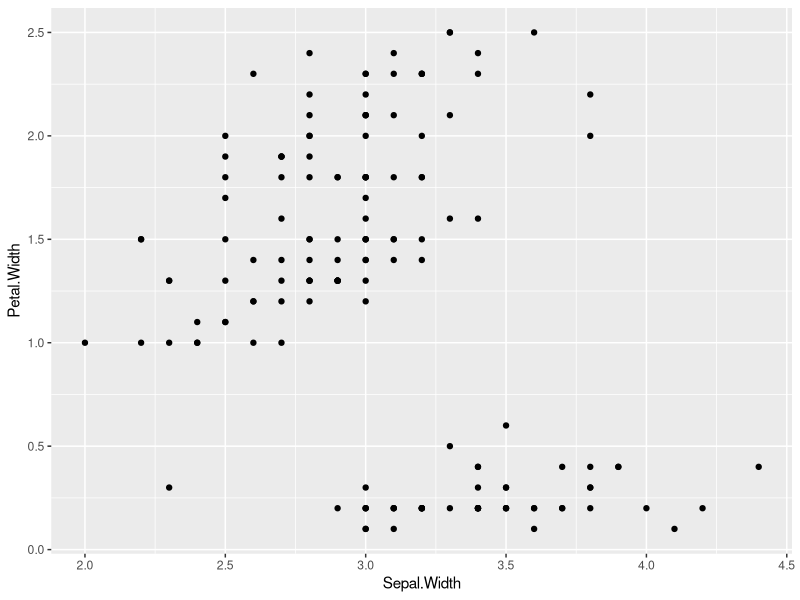
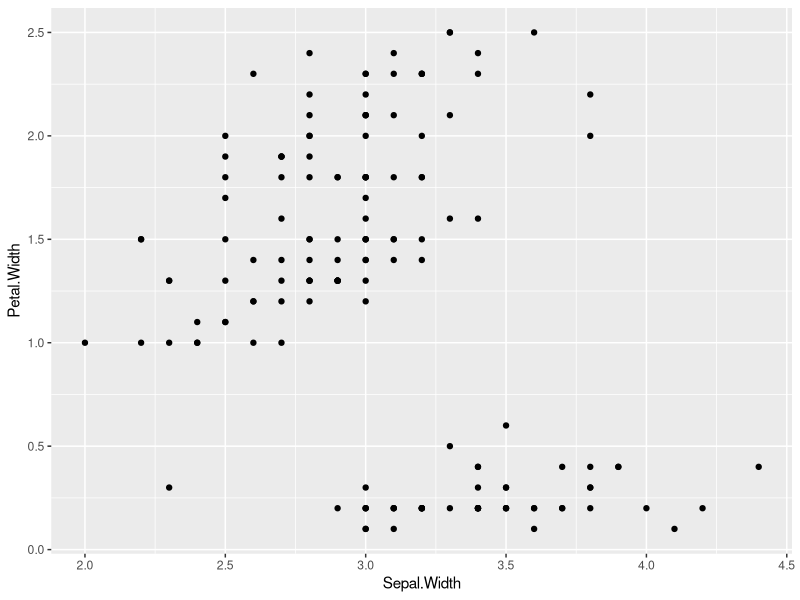
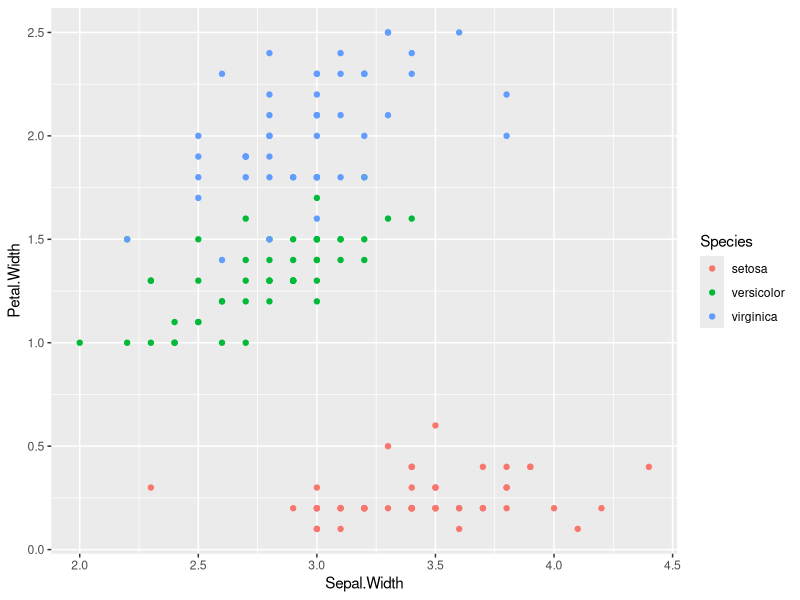
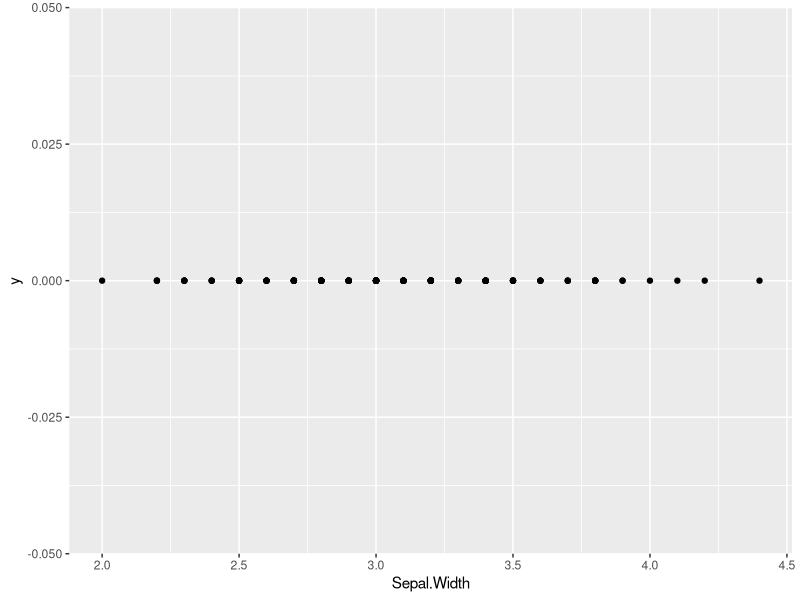
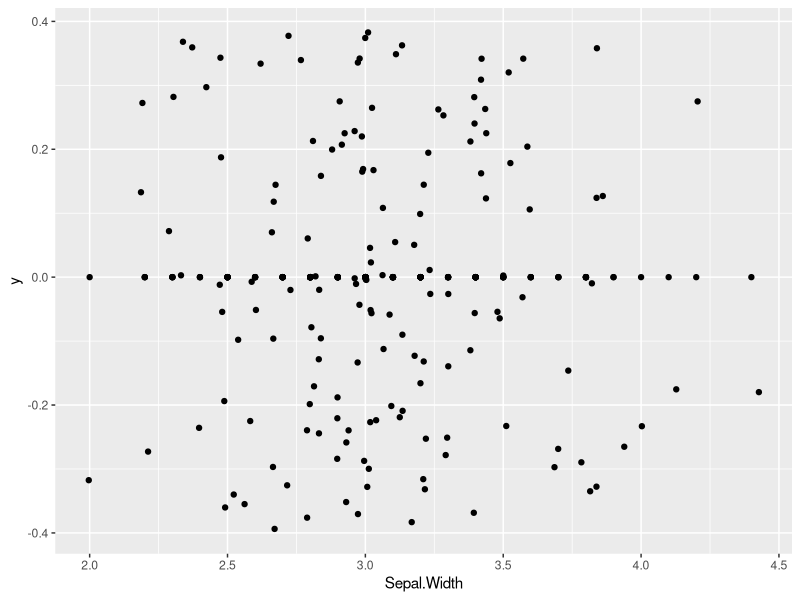
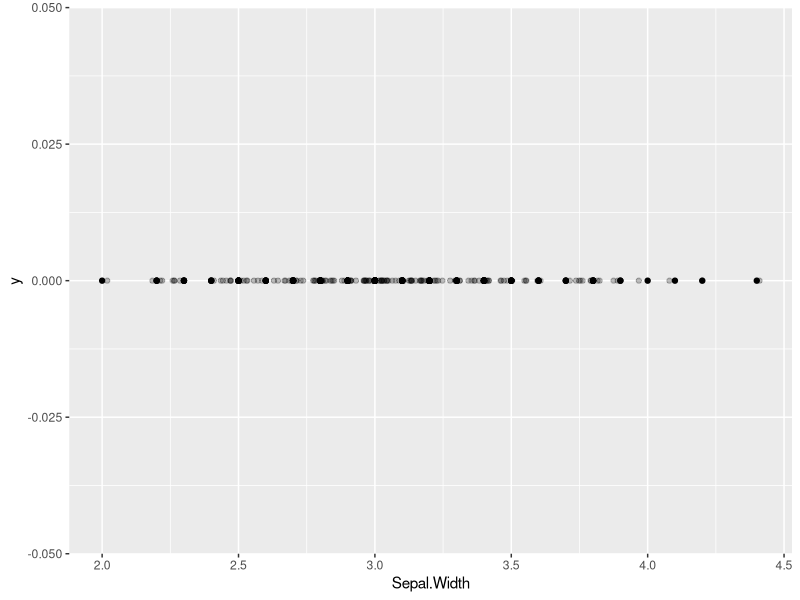
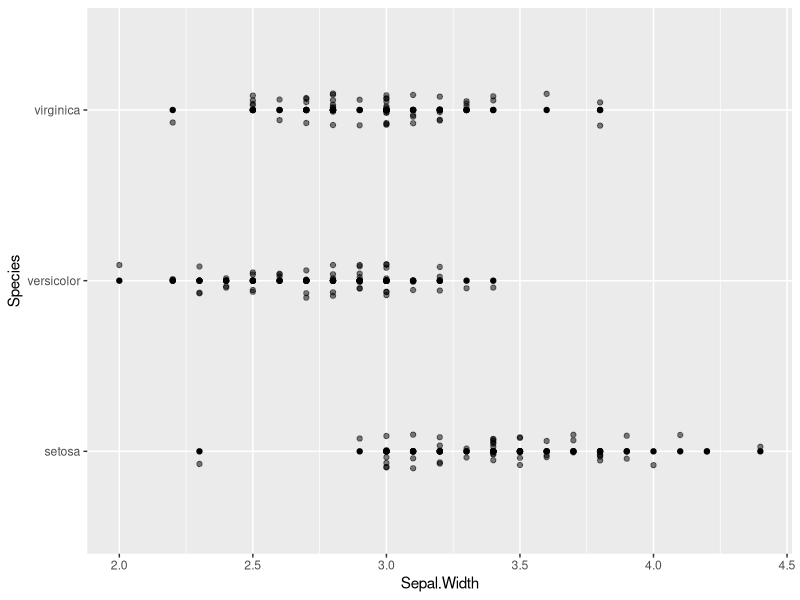
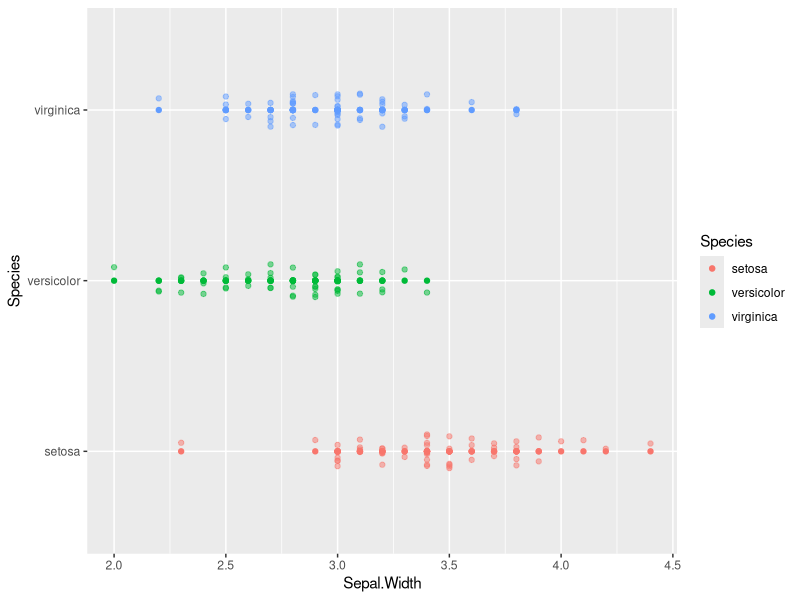

R code for these plots, in order:
## ---- chunk 1
knitr::opts_chunk$set(echo = TRUE)
## ---- chunk 2
10 + 5
10 - 5
10 / 5
10 * 5
10 ^ 5
10 ** 5
10 ^ 5 == 100000
2 ^ 3
10 * pi
10 %% 3 #Modulus division
10 %/% 3 #Integer division

1/0 #Inf
-1/0 #Signed Inf
## ---- chunk 3
(10+2)/4-5
(10+2)/(4-5)
## ---- chunk 4
abs(-3)   # absolute value
abs(3)
cos(pi/3) # cosine
sin(pi/3) # sine
log(10)   # natural logarithm
log10(10) # log base 10
log2(10) # log base 2
exp(1)    # exponential function
sqrt(10)  # square root
10 ^ 0.5  # same as square root
## ---- chunk 5
x = 10
x <- 10

sin(x)
x = pi
sin(x)
## ---- chunk 6
10 < 9  # is 10 less than 9?
10 > 9  # is 10 greater than 9?
10 <= (5 * 2) # less than or equal to?
10 >= pi # greater than or equal to?
10 == 10 # equals?
10 != 10 # does not equal?
## ---- chunk 7
10 == (sqrt(10)^2)
4  == (sqrt(4)^2)
## ---- chunk 8
x = sqrt(10)^2
x
print(x, digits = 22)
## ---- chunk 9
x = TRUE
y = FALSE

!x        #Negation
x & y     #AND
x | y     #OR
x | y     #OR
xor(x,y)  #Exclusive OR
## ---- chunk 10
x = "bob"
nchar(x)
y = "jones"
paste(x,y, sep="")
paste(x,y, sep=" ")

x = "1"
y = "2"
#x + y  #This breaks. Why?
## ---- chunk 11
x = c(2,4,6,8)
x

length(x)
typeof(x)

y = c(TRUE, TRUE, FALSE)
y

typeof(y)
length(y)

z = c(1,3,5,7)

xz = c(x,z)
xz
## ---- chunk 12
x = c(2,4,6,8)
y = c(0,1,3,5)
#Vector and value: vectorized operation
x*2
x-pi
sin(x)
cos(x*pi)

#Vecotr and vector: elementwise operation
x+y
x*y
x/y

## ---- chunk 13
data = c(7,7,6,2,9,9,7,4,10,5)

sum(data)
min(data)
max(data)
mean(data)
median(data)
var(data)
sd(data)
summary(data)
## ---- chunk 14
x = c(2,4,6,8)
x[1]
x[4]
x[1:2]
x[-1]
x[c(1,4)]

x[x>5]
x[x<4 | x>8]
x[x<=4 | x>8]

x[2] = 5.5
x
x[x>5] = 5
x
## ---- chunk 15
#We normally make data frames from read in csv files but we can make them manually

age = c(30, 26, 21, 29, 25, 22, 28, 24, 23, 20)
sex = rep(c("M","F"), 5)
wt.in.kg = c(88, 76, 67, 66, 56, 74, 71, 60, 52, 72)
df = data.frame(age = age, sex = sex, wt = wt.in.kg)
df
## ---- chunk 16
dim(df)
nrow(df)
ncol(df)

df[1]
df[1:2]
df["age"]
df[c("age","wt")]
## ---- chunk 17
df[1,]
df[1:2,]
df[c(1,3,5),]

df[1,2]
df[1:3, 2:3]
df[5:10, c("age", "wt")]

df["age"]
df[["age"]]
df$age

df[(df$wt >= 60 & df$wt <= 70),]
## ---- chunk 18
#install.packages("tidyverse")
library(tidyverse)
## ---- chunk 19
data = tibble(iris)
#Normally, reading in a file will automatically put it in a tibble
## ---- chunk 20
#data = read_csv("file_path.csv")
#data = read_tsv("file_path.tsv")
## ---- chunk 21
data
select(data, Sepal.Length, Petal.Width)
## ---- chunk 22
select(data, Sepal.Length, Petal.Width)
data %>% select(Sepal.Length, Petal.Width)
## ---- chunk 23
data %>% filter(Sepal.Length > 4.9)
data %>% filter(Sepal.Length > 4.9, Species == "setosa")
data %>% filter(Sepal.Length > 4.9 | Species == "setosa")
## ---- chunk 24
data %>% mutate(Length.Ratio = Petal.Length/Sepal.Length)
data_ratio = data %>% mutate(Length.Ratio = Petal.Length/Sepal.Length)
## ---- chunk 25
data %>% arrange(Sepal.Length)
data %>% arrange(Sepal.Length, Sepal.Width)
data %>% arrange(desc(Sepal.Length))
## ---- chunk 26
data %>% group_by(Species)
data %>% group_by(Sepal.Length > 5, Species)
## ---- chunk 27
data %>% summarize(mean(Sepal.Length))
data %>% summarize(mean(Sepal.Length), sd(Sepal.Length))
## ---- chunk 28
data %>% summarize(mean(Sepal.Length))

data %>% group_by(Species) %>%
  summarize(mean(Sepal.Length))
data %>% group_by(Sepal.Length > 5, Species) %>%
  summarize(mean(Sepal.Length), sd(Sepal.Length))
## ---- chunk 29
data %>% mutate(Sepal.Ratio = Sepal.Length/Sepal.Width, Petal.Ratio = Petal.Length/Petal.Width) %>%
  select(Sepal.Ratio, Petal.Ratio, Species) %>%
  filter(Petal.Ratio > 1, Sepal.Ratio > 1) %>%
  group_by(Species) %>%
  summarize(mean(Sepal.Ratio),mean(Petal.Ratio), sd(Sepal.Ratio), sd(Petal.Ratio)) %>%
  arrange(`mean(Sepal.Ratio)`)
  
## ---- chunk 30
data %>% ggplot() +
  geom_point(aes(x=Sepal.Width, y=Petal.Width))
#Or equivalenty
data %>% ggplot(aes(x=Sepal.Width, y=Petal.Width)) + 
  geom_point()

ggplot(data, aes(x=Sepal.Width, y=Petal.Width, color = Species)) + 
  geom_point()

## ---- chunk 31
data %>% ggplot(aes(x=Sepal.Width, y=0)) + 
  geom_point()

data %>% ggplot(aes(x=Sepal.Width, y=0)) + 
  geom_point() + 
  geom_jitter()

data %>% ggplot(aes(x=Sepal.Width, y=0)) + 
  geom_point() + 
  geom_jitter(width=.05, height=0, alpha=.25)

## ---- chunk 32
data %>% ggplot(aes(x=Sepal.Width, y=Species)) + 
  geom_point() + 
  geom_jitter(width = 0, height=.1, alpha=.5)

data %>% ggplot(aes(x=Sepal.Width, y=Species, colour=Species)) + 
  geom_point() + 
  geom_jitter(width = 0, height=.1, alpha=.5)

data %>% ggplot(aes(x=Sepal.Width, y=Species, colour=Species)) + 
  geom_point() + 
  geom_jitter(width = 0, height=.1, alpha=.5) + 
  coord_flip()
## ---- chunk 33
data %>% ggplot(aes(x=Sepal.Width)) + 
  geom_histogram()

data %>% ggplot(aes(x=Sepal.Width)) + 
  geom_histogram(bins=5)

data %>% ggplot(aes(x=Sepal.Width)) + 
  geom_histogram(bins=12)

data %>% ggplot(aes(x=Sepal.Width, fill=Species)) + 
  geom_histogram(bins=12)

data %>% ggplot(aes(x=Sepal.Width, fill=Species)) + 
  geom_histogram(bins=12, position="dodge")

data %>% ggplot(aes(x=Sepal.Width, fill=Species)) + 
  geom_histogram(bins=12) + 
  facet_wrap(~Species, ncol=1)
## ---- chunk 34
data %>% ggplot(aes(x=Sepal.Width, fill=Species)) + 
  geom_density(alpha=.25)

data %>% ggplot(aes(x=Species, y=Sepal.Width, colour = Species, fill=Species)) + 
  geom_violin(alpha=.25) + 
  geom_point() + geom_jitter(width = 0.1)
## ---- chunk 35
data %>% ggplot(aes(x=Species, y=Sepal.Width, colour=Species)) + 
  geom_boxplot()+ 
  geom_point() + geom_jitter(width = 0.1)
## ---- chunk 36
data %>% ggplot(aes(x=Species, y=Sepal.Width)) + 
  geom_boxplot(outlier.shape=NA) + 
  geom_jitter(width=.2, height=.05, alpha=.35, size=.75)

#Note that this is equivalent to writing
data %>% ggplot() + 
  geom_boxplot(aes(x=Species, y=Sepal.Width), outlier.shape=NA) + 
  geom_jitter(aes(x=Species, y=Sepal.Width), width=.2, height=.05, alpha=.35, size=.75)

#Be mindful of what is shared between plots, for example, we may only want to colour one layer
data %>% ggplot(aes(x=Species, y=Sepal.Width)) + 
  geom_boxplot(outlier.shape=NA) + 
  geom_jitter(aes(colour=Species),width=.2, height=.05, alpha=.35, size=.75)

#Violin plus jitter plot
data %>% ggplot(aes(x=Species, y=Sepal.Width, color=Species)) + 
  geom_violin() + 
  geom_jitter(width=.15, height=.05, alpha=.5, size=.75)
## ---- chunk 37
#We can save plots and layers as variables
plot = data %>% ggplot(aes(x=Species, y=Sepal.Width, colour=Species)) 
violin_layer = geom_violin()
jitter_layer = geom_jitter(width=.15, height=.05, alpha=.5, size=.75)

plot+violin_layer+jitter_layer

plot+violin_layer+jitter_layer +
  labs(x="Species", y="Sepal Width (cm)", title="Sepal Width Distributions")
## ---- chunk 38
full_plot = plot + violin_layer + jitter_layer + labs(x="Species", y="Sepal Width (cm)", title="Sepal Width Distributions")

full_plot
full_plot + theme_bw()
full_plot + theme_classic()
#You can see more options using RStudio's autocomplete or at https://ggplot2.tidyverse.org/reference/ggtheme.html

full_plot + theme(aspect.ratio=1)
full_plot + theme_classic() + theme(aspect.ratio=1)
